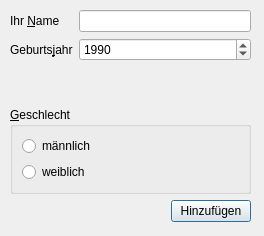
<?xml version="1.0" encoding="UTF-8"?>
<ui version="4.0">
 <class>Dialog</class>
 <widget class="QDialog" name="Dialog">
  <property name="geometry">
   <rect>
    <x>0</x>
    <y>0</y>
    <width>264</width>
    <height>236</height>
   </rect>
  </property>
  <property name="windowTitle">
   <string>Mein eigener Dialog</string>
  </property>
  <widget class="QWidget" name="layoutWidget">
   <property name="geometry">
    <rect>
     <x>10</x>
     <y>10</y>
     <width>241</width>
     <height>212</height>
    </rect>
   </property>
   <layout class="QVBoxLayout" name="verticalLayout_2">
    <item>
     <layout class="QGridLayout" name="gridLayout">
      <item row="0" column="0">
       <widget class="QLabel" name="label">
        <property name="text">
         <string>Ihr &amp;Name</string>
        </property>
        <property name="buddy">
         <cstring>lineEdit</cstring>
        </property>
       </widget>
      </item>
      <item row="0" column="1">
       <widget class="QLineEdit" name="lineEdit"/>
      </item>
      <item row="1" column="0">
       <widget class="QLabel" name="label_2">
        <property name="text">
         <string>Geburts&amp;jahr</string>
        </property>
        <property name="buddy">
         <cstring>spinBox</cstring>
        </property>
       </widget>
      </item>
      <item row="1" column="1">
       <widget class="QSpinBox" name="spinBox">
        <property name="minimum">
         <number>1800</number>
        </property>
        <property name="maximum">
         <number>2100</number>
        </property>
        <property name="value">
         <number>1990</number>
        </property>
       </widget>
      </item>
     </layout>
    </item>
    <item>
     <spacer name="verticalSpacer">
      <property name="orientation">
       <enum>Qt::Vertical</enum>
      </property>
      <property name="sizeHint" stdset="0">
       <size>
        <width>20</width>
        <height>28</height>
       </size>
      </property>
     </spacer>
    </item>
    <item>
     <widget class="QGroupBox" name="groupBox">
      <property name="title">
       <string>&amp;Geschlecht</string>
      </property>
      <layout class="QVBoxLayout" name="verticalLayout">
       <item>
        <widget class="QRadioButton" name="radioButton">
         <property name="text">
          <string>männlich</string>
         </property>
        </widget>
       </item>
       <item>
        <widget class="QRadioButton" name="radioButton_2">
         <property name="text">
          <string>weiblich</string>
         </property>
        </widget>
       </item>
      </layout>
     </widget>
    </item>
    <item>
     <layout class="QHBoxLayout" name="horizontalLayout">
      <item>
       <spacer name="horizontalSpacer">
        <property name="orientation">
         <enum>Qt::Horizontal</enum>
        </property>
        <property name="sizeHint" stdset="0">
         <size>
          <width>98</width>
          <height>20</height>
         </size>
        </property>
       </spacer>
      </item>
      <item>
       <widget class="QPushButton" name="pushButton">
        <property name="text">
         <string>Hinzufügen</string>
        </property>
       </widget>
      </item>
     </layout>
    </item>
   </layout>
  </widget>
 </widget>
 <tabstops>
  <tabstop>lineEdit</tabstop>
  <tabstop>spinBox</tabstop>
  <tabstop>radioButton</tabstop>
  <tabstop>radioButton_2</tabstop>
  <tabstop>pushButton</tabstop>
 </tabstops>
 <resources/>
 <connections>
  <connection>
   <sender>pushButton</sender>
   <signal>clicked()</signal>
   <receiver>Dialog</receiver>
   <slot>accept()</slot>
   <hints>
    <hint type="sourcelabel">
     <x>174</x>
     <y>209</y>
    </hint>
    <hint type="destinationlabel">
     <x>61</x>
     <y>224</y>
    </hint>
   </hints>
  </connection>
 </connections>
</ui>
